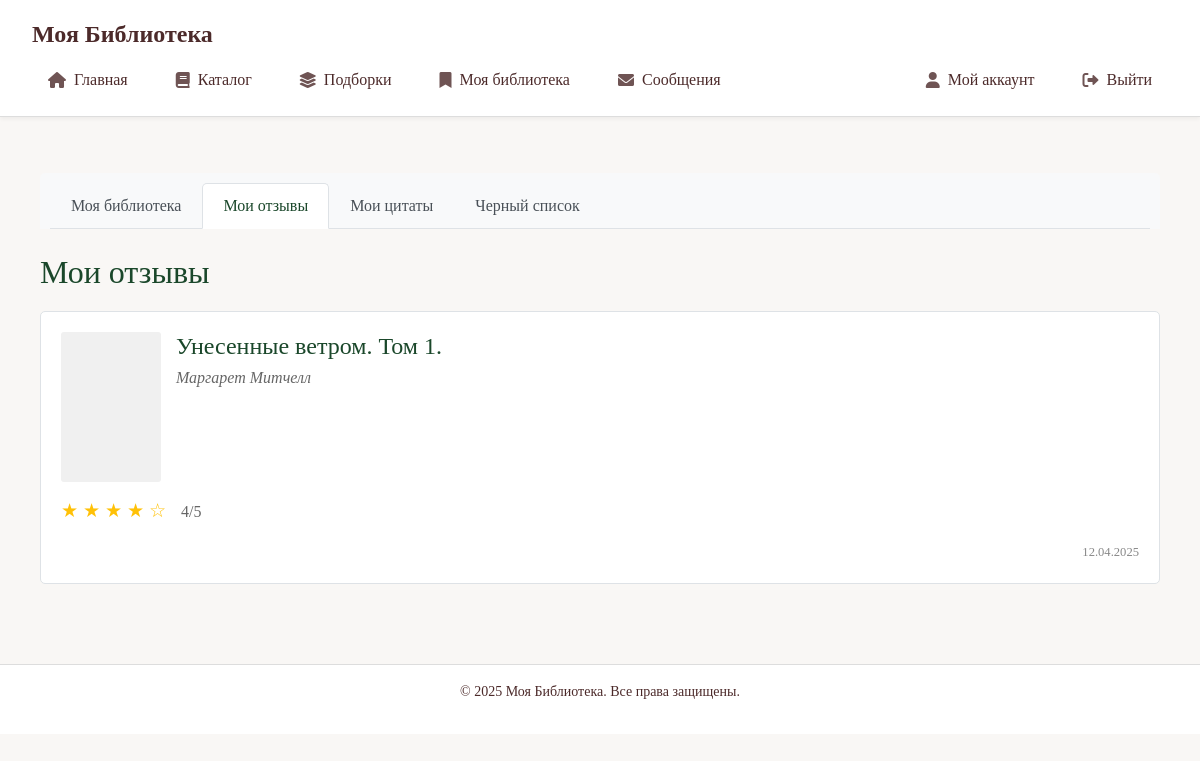
The app's page /books/my-reviews/ (signed in), older data.
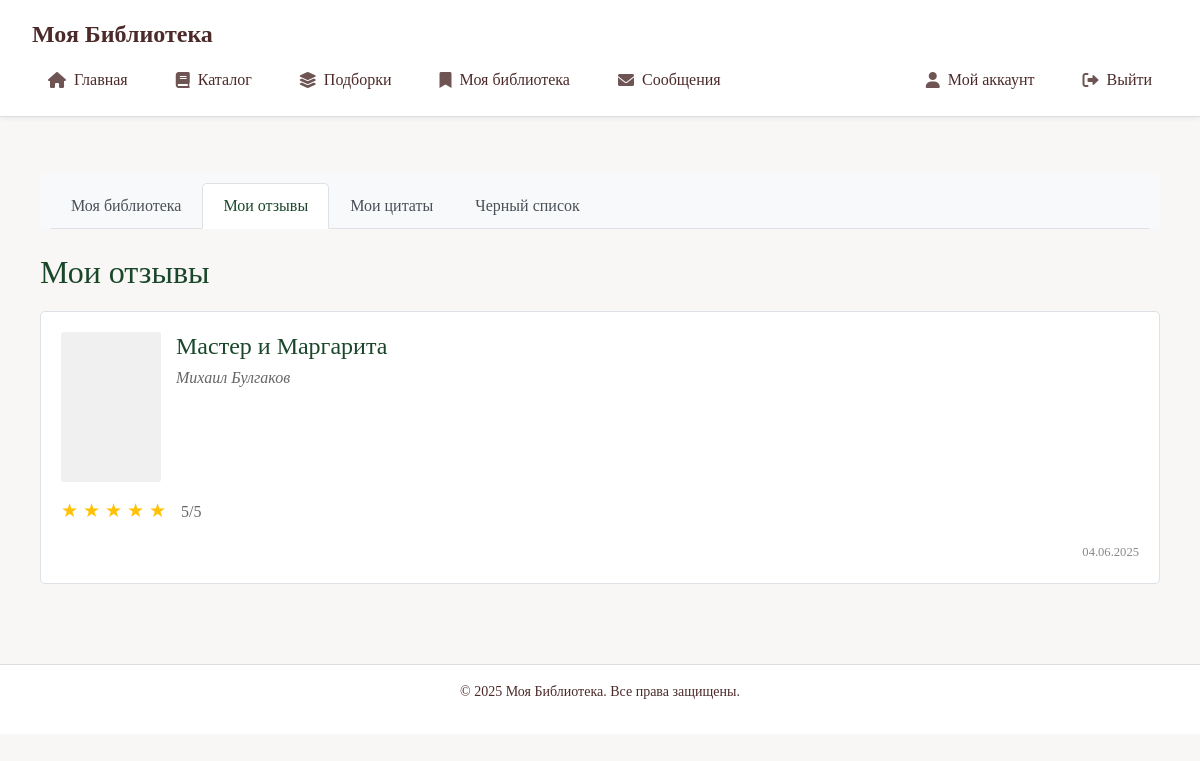
The same page, newer data.
### books/models.py (models this page shows, shortened)
class Review(models.Model):
    book = models.ForeignKey(
        Book,
        on_delete=models.CASCADE,
        related_name="reviews",
        to_field='id',
        verbose_name="Книга"
    )
    user = models.ForeignKey(
        settings.AUTH_USER_MODEL,
        on_delete=models.CASCADE,
        related_name="reviews",
        to_field='id',
        verbose_name="Пользователь"
    )
    rating = models.PositiveSmallIntegerField(
        validators=[MinValueValidator(1), MaxValueValidator(5)],
        verbose_name="Оценка"
    )
    comment = models.TextField(blank=True, null=True, verbose_name="Отзыв")
    created_at = models.DateTimeField(auto_now_add=True, verbose_name="Дата отзыва")
    spoiler = models.BooleanField(default=False, verbose_name="Содержит спойлер")
    class Meta:
        unique_together = ('book', 'user')
        verbose_name = "Отзыв"
        verbose_name_plural = "Отзывы"

class Book(models.Model):
    GENRE_CHOICES = [
        ("fantasy", "Фэнтези"),
        ("sci_fi", "Фантастика"),
        ("thriller_horror", "Триллеры и хорроры"),
        ("detective", "Детективы"),
        ("romance", "Романтика"),
        ("classic", "Классика"),
        ("prose", "Проза"),
        ("history", "История"),
        ("biography", "Биографии и мемуары"),
        ("psychology", "Психология"),
        ("self_help", "Саморазвитие"),
        ("business", "Бизнес"),
        ("health", "Здоровье"),
        ("young_adult", "Young Adult"),
        ("non_fiction", "Нон-фикшн"),
        ("comics", "Комиксы и графические романы"),
        ("children", "Детям"),
        ("audio", "Аудиокнига"),
        ("drama", "Драма"),
        ("other", "Другое")
    ]
    title = models.CharField(
        max_length=255,
        verbose_name='Название',
        help_text='Обязательное поле. Введите название книги.'
    )
    authors = models.ManyToManyField(
        Author,
        related_name='books',
        verbose_name='Авторы',
        help_text='Обязательное поле. Выберите одного или нескольких авторов.'
    )
    pages = models.PositiveIntegerField(
        verbose_name='Количество страниц',
        help_text='Обязательное поле. Укажите общее количество страниц в книге.',
        default=1  # Значение по умолчанию
    )
    description = models.TextField(
        verbose_name='Описание',
        blank=True,
        help_text='Добавьте описание книги.'
    )
    cover = models.ImageField(
        upload_to='book_covers/',
        null=True,
        blank=True,
        verbose_name='Обложка'
    )
    published_date = models.DateField(
        null=True,
        blank=True,
        verbose_name='Дата публикации'
    )
    genre = models.CharField(
        max_length=50,
        choices=GENRE_CHOICES,
        default='other',
        verbose_name='Жанр'
    )
    world_rating = models.FloatField(
        null=True,
        blank=True,
        verbose_name='Мировой рейтинг'
    )
    site_rating = models.FloatField(
        default=0,
        verbose_name='Рейтинг на сайте'
    )
    isbn = models.CharField(
        max_length=13,
        blank=True,
        null=True,
        verbose_name='ISBN',
        help_text='Международный стандартный книжный номер'
    )
    online_sources = models.JSONField(
        default=dict,
        blank=True,
        verbose_name='Ссылки для чтения',
        help_text='Укажите ссылки на сайты, где можно прочитать книгу онлайн'
    )
    book_id = models.CharField(
        max_length=100,
        unique=True,
        blank=True,
        null=True,
        verbose_name="Внешний ID книги"
    )
    openlibrary_id = models.CharField(
        max_length=100,
        blank=True,
        verbose_name="ID в OpenLibrary"
    )
    is_approved = models.BooleanField(
        default=False,
        verbose_name='Одобрено модератором'
    )
    created_at = models.DateTimeField(
        auto_now_add=True,
        verbose_name='Дата добавления'
    )
    updated_at = models.DateTimeField(
        auto_now=True,
        verbose_name='Дата обновления'
    )
    submitted_by = models.ForeignKey(
        User,
        on_delete=models.SET_NULL,
        null=True,
        related_name='submitted_books',
        verbose_name='Добавил'
    )
    moderation_comment = models.TextField(
        blank=True,
        null=True,
        verbose_name='Комментарий для модератора'
    )
    rejection_reason = models.TextField(
        blank=True,
        null=True,
        verbose_name='Причина отклонения'
    )
    class Meta:
        verbose_name = 'Книга'
        verbose_name_plural = 'Книги'
        ordering = ['-created_at']

class Author(models.Model):
    name = models.CharField(max_length=255, verbose_name="Имя автора")
    birthday = models.DateField(blank=True, null=True, verbose_name="День рождения")
    die = models.DateField(blank=True, null=True, verbose_name="Дата смерти")
    century = models.PositiveIntegerField(verbose_name="Век")
    country = models.CharField(max_length=255, verbose_name="Страна")
    bio = models.TextField(blank=True, null=True, verbose_name="Биография")
    wiki_url = models.URLField(max_length=500, blank=True, null=True, verbose_name="Ссылка на Wikipedia")
    def __str__(self):
        return self.name

### books/views.py (the view)
# urls.py: path('my-reviews/', views.user_reviews, name='user_reviews'),
@login_required
def user_reviews(request):
    user_reviews = Review.objects.filter(
        user=request.user
    ).select_related(
        'book'
    ).prefetch_related(
        'book__authors'
    ).order_by('-created_at')
    return render(request, 'lib/user_reviews.html', {'user_reviews': user_reviews})

### main_admin/context_processors.py (called while the page is built, shortened)
def site_settings(request):
    if not request.path.startswith('/admin/'):
        return {}

### users/models.py (called while the page is built)
    @property
    def has_unread_messages(self):
        return self.moderator_messages.filter(is_read=False).exists()

### users/templates/lib/user_reviews.html (shortened to what this page needs)
{% extends 'base.html' %}
{% load static %}
{% block content %}
<div class="reviews-container">
    <div class="nav-tabs-wrapper">
        <ul class="nav nav-tabs mb-4">
            <li class="nav-item">
                <a class="nav-link" href="{% url 'books:user_library' %}">
                    Моя библиотека
                </a>
            </li>
            <li class="nav-item">
                <a class="nav-link active" href="{% url 'books:user_reviews' %}">
                    Мои отзывы
                </a>
            </li>
            <li class="nav-item">
                <a class="nav-link" href="{% url 'books:user_quotes' %}">
                    Мои цитаты
                </a>
            </li>
            <li class="nav-item">
                <a class="nav-link" href="{% url 'books:user_blacklist' %}">
                    Черный список
                </a>
            </li>
        </ul>
    </div>
    <div class="reviews-section">
        <h2>Мои отзывы</h2>
        {% if user_reviews %}
            <div class="reviews-grid">
                {% for review in user_reviews %}
                    <div class="review-card">
                        <div class="book-info">
                            <a href="{% url 'books:detail' review.book.id %}" class="book-link">
                                <div class="book-cover-placeholder"></div>
                                <div class="book-details">
                                    <h4>{{ review.book.title }}</h4>
                                    <p class="authors">{{ review.book.authors.all|join:", " }}</p>
                                </div>
                            </a>
                        </div>
                        <div class="rating">
                            <span class="stars">
                                {% for i in "12345" %}
                                    {% if i|add:"0" <= review.rating %}
                                        ★
                                    {% else %}
                                        ☆
                                    {% endif %}
                                {% endfor %}
                            </span>
                            <span class="rating-text">{{ review.rating }}/5</span>
                        </div>
                        <div class="review-meta">
                            <small>{{ review.created_at|date:"d.m.Y" }}</small>
                        </div>
                    </div>
                {% endfor %}
            </div>
        {% else %}
            <p class="no-items">Вы пока не оставили ни одного отзыва</p>
        {% endif %}
    </div>
</div>
{% endblock %}

Row changes from the older to the newer data that the page shows:
removed Review: book "Унесенные ветром. Том 1.", book.authors.all "Маргарет Митчелл", rating "4", created_at "12.04.2025"
added Review: book "Мастер и Маргарита", book.authors.all "Михаил Булгаков", rating "5", created_at "04.06.2025"
